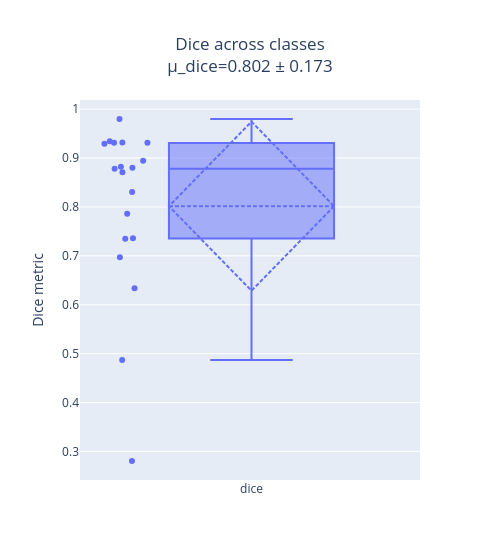

The notebook cell this image was saved under:
### Markdown cell above
## Class Scores (best run)

### Code cell
df_label = agg.grouped_metrics()

fig = go.Figure()
fig.add_trace(
    go.Box(y=df_label["dice_metric"], name="dice", boxmean="sd", boxpoints="all", text=df_label["label_name"])
)
fig.update_layout(
    title_x=0.5,
    title_text=(
        f"Dice across classes<br>μ_dice={df_label['dice_metric'].mean():.03f} ± {np.std(df_label['dice_metric']):.03f}"
    ),
)
fig.update_yaxes(title_text="Dice metric")
fig.update_layout(width=500, autosize=False)

### Figure 1 — Plotly figure (JSON) as saved in the notebook; plotly's stock layout.template omitted (floating-point values rounded to 4 significant figures)
{"data": [{"boxmean": "sd", "boxpoints": "all", "name": "dice", "text": ["stomach", "small_bowel", "colon", "liver", "gallbladder", "pancreas", "kidney", "spleen", "bladder", "omentum", "lung", "heart", "skin", "muscle", "fat_subcutaneous", "peritoneum", "major_vein", "kidney_with_Gerotas_fascia", "background"], "type": "box", "y": [0.7863, 0.9319, 0.8944, 0.9292, 0.8304, 0.736, 0.8803, 0.931, 0.8783, 0.6337, 0.9312, 0.9344, 0.8707, 0.487, 0.735, 0.697, 0.2805, 0.882, 0.9798]}], "layout": {"autosize": false, "title": {"text": "Dice across classes<br>μ_dice=0.802 ± 0.173", "x": 0.5}, "width": 500, "yaxis": {"title": {"text": "Dice metric"}}}}
